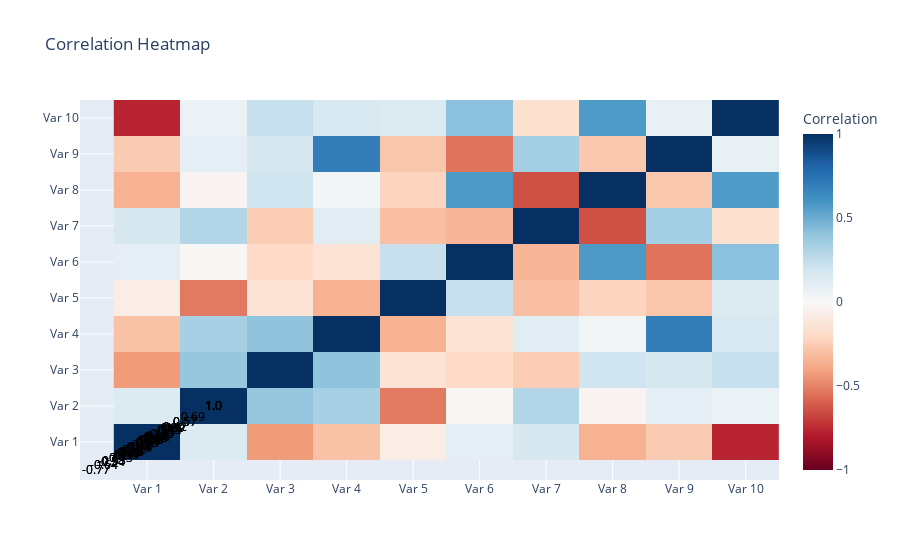

Notebook cell for this chart:
### Code cell
import plotly.graph_objs as go
import numpy as np

# Create some example data
z = np.corrcoef(np.random.rand(10, 10))

# Create the heatmap trace
heatmap = go.Heatmap(
    z=z,
    x=['Var 1', 'Var 2', 'Var 3', 'Var 4', 'Var 5', 'Var 6', 'Var 7', 'Var 8', 'Var 9', 'Var 10'],
    y=['Var 1', 'Var 2', 'Var 3', 'Var 4', 'Var 5', 'Var 6', 'Var 7', 'Var 8', 'Var 9', 'Var 10'],
    colorscale='RdBu',
    zmin=-1,
    zmax=1,
    colorbar=dict(title='Correlation')
)

# Add annotations
annotations = []
for i in range(len(z)):
    for j in range(len(z)):
        annotations.append(
            go.layout.Annotation(
                x=z[j][i],
                y=z[i][j],
                text=str(round(z[i][j], 2)),
                showarrow=False,
                font=dict(color='black'),
                xref='x1',
                yref='y1'
            )
        )

# Create the layout
layout = go.Layout(
    title='Correlation Heatmap',
    annotations=annotations
)

# Create the figure
fig = go.Figure(data=[heatmap], layout=layout)

# Show the figure
fig.show()

### Figure 1 — Plotly figure (JSON) as saved in the notebook; plotly's stock layout.template omitted (floating-point values rounded to 4 significant figures)
{"data": [{"colorbar": {"title": {"text": "Correlation"}}, "colorscale": [[0, "rgb(103,0,31)"], [0.1, "rgb(178,24,43)"], [0.2, "rgb(214,96,77)"], [0.3, "rgb(244,165,130)"], [0.4, "rgb(253,219,199)"], [0.5, "rgb(247,247,247)"], [0.6, "rgb(209,229,240)"], [0.7, "rgb(146,197,222)"], [0.8, "rgb(67,147,195)"], [0.9, "rgb(33,102,172)"], [1, "rgb(5,48,97)"]], "type": "heatmap", "x": ["Var 1", "Var 2", "Var 3", "Var 4", "Var 5", "Var 6", "Var 7", "Var 8", "Var 9", "Var 10"], "y": ["Var 1", "Var 2", "Var 3", "Var 4", "Var 5", "Var 6", "Var 7", "Var 8", "Var 9", "Var 10"], "z": [[1, 0.1399, -0.4285, -0.2948, -0.07482, 0.09835, 0.1615, -0.3531, -0.2592, -0.7676], [0.1399, 1, 0.3869, 0.3313, -0.5257, -0.008572, 0.2991, -0.02642, 0.09995, 0.0608], [-0.4285, 0.3869, 1, 0.4047, -0.1386, -0.2014, -0.2536, 0.2023, 0.1648, 0.232], [-0.2948, 0.3313, 0.4047, 1, -0.3521, -0.143, 0.115, 0.02736, 0.6946, 0.1611], [-0.07482, -0.5257, -0.1386, -0.3521, 1, 0.2297, -0.3023, -0.2207, -0.2784, 0.1401], [0.09835, -0.008572, -0.2014, -0.143, 0.2297, 1, -0.3378, 0.5729, -0.5432, 0.4173], [0.1615, 0.2991, -0.2536, 0.115, -0.3023, -0.3378, 1, -0.6406, 0.3438, -0.1627], [-0.3531, -0.02642, 0.2023, 0.02736, -0.2207, 0.5729, -0.6406, 1, -0.2712, 0.5686], [-0.2592, 0.09995, 0.1648, 0.6946, -0.2784, -0.5432, 0.3438, -0.2712, 1, 0.07527], [-0.7676, 0.0608, 0.232, 0.1611, 0.1401, 0.4173, -0.1627, 0.5686, 0.07527, 1]], "zmax": 1, "zmin": -1}], "layout": {"annotations": [{"font": {"color": "black"}, "showarrow": false, "text": "1.0", "x": 1, "xref": "x", "y": 1, "yref": "y"}, {"font": {"color": "black"}, "showarrow": false, "text": "0.14", "x": 0.1399, "xref": "x", "y": 0.1399, "yref": "y"}, {"font": {"color": "black"}, "showarrow": false, "text": "-0.43", "x": -0.4285, "xref": "x", "y": -0.4285, "yref": "y"}, {"font": {"color": "black"}, "showarrow": false, "text": "-0.29", "x": -0.2948, "xref": "x", "y": -0.2948, "yref": "y"}, {"font": {"color": "black"}, "showarrow": false, "text": "-0.07", "x": -0.07482, "xref": "x", "y": -0.07482, "yref": "y"}, {"font": {"color": "black"}, "showarrow": false, "text": "0.1", "x": 0.09835, "xref": "x", "y": 0.09835, "yref": "y"}, {"font": {"color": "black"}, "showarrow": false, "text": "0.16", "x": 0.1615, "xref": "x", "y": 0.1615, "yref": "y"}, {"font": {"color": "black"}, "showarrow": false, "text": "-0.35", "x": -0.3531, "xref": "x", "y": -0.3531, "yref": "y"}, {"font": {"color": "black"}, "showarrow": false, "text": "-0.26", "x": -0.2592, "xref": "x", "y": -0.2592, "yref": "y"}, {"font": {"color": "black"}, "showarrow": false, "text": "-0.77", "x": -0.7676, "xref": "x", "y": -0.7676, "yref": "y"}, {"font": {"color": "black"}, "showarrow": false, "text": "0.14", "x": 0.1399, "xref": "x", "y": 0.1399, "yref": "y"}, {"font": {"color": "black"}, "showarrow": false, "text": "1.0", "x": 1, "xref": "x", "y": 1, "yref": "y"}, {"font": {"color": "black"}, "showarrow": false, "text": "0.39", "x": 0.3869, "xref": "x", "y": 0.3869, "yref": "y"}, {"font": {"color": "black"}, "showarrow": false, "text": "0.33", "x": 0.3313, "xref": "x", "y": 0.3313, "yref": "y"}, {"font": {"color": "black"}, "showarrow": false, "text": "-0.53", "x": -0.5257, "xref": "x", "y": -0.5257, "yref": "y"}, {"font": {"color": "black"}, "showarrow": false, "text": "-0.01", "x": -0.008572, "xref": "x", "y": -0.008572, "yref": "y"}, {"font": {"color": "black"}, "showarrow": false, "text": "0.3", "x": 0.2991, "xref": "x", "y": 0.2991, "yref": "y"}, {"font": {"color": "black"}, "showarrow": false, "text": "-0.03", "x": -0.02642, "xref": "x", "y": -0.02642, "yref": "y"}, {"font": {"color": "black"}, "showarrow": false, "text": "0.1", "x": 0.09995, "xref": "x", "y": 0.09995, "yref": "y"}, {"font": {"color": "black"}, "showarrow": false, "text": "0.06", "x": 0.0608, "xref": "x", "y": 0.0608, "yref": "y"}, {"font": {"color": "black"}, "showarrow": false, "text": "-0.43", "x": -0.4285, "xref": "x", "y": -0.4285, "yref": "y"}, {"font": {"color": "black"}, "showarrow": false, "text": "0.39", "x": 0.3869, "xref": "x", "y": 0.3869, "yref": "y"}, {"font": {"color": "black"}, "showarrow": false, "text": "1.0", "x": 1, "xref": "x", "y": 1, "yref": "y"}, {"font": {"color": "black"}, "showarrow": false, "text": "0.4", "x": 0.4047, "xref": "x", "y": 0.4047, "yref": "y"}, {"font": {"color": "black"}, "showarrow": false, "text": "-0.14", "x": -0.1386, "xref": "x", "y": -0.1386, "yref": "y"}, {"font": {"color": "black"}, "showarrow": false, "text": "-0.2", "x": -0.2014, "xref": "x", "y": -0.2014, "yref": "y"}, {"font": {"color": "black"}, "showarrow": false, "text": "-0.25", "x": -0.2536, "xref": "x", "y": -0.2536, "yref": "y"}, {"font": {"color": "black"}, "showarrow": false, "text": "0.2", "x": 0.2023, "xref": "x", "y": 0.2023, "yref": "y"}, {"font": {"color": "black"}, "showarrow": false, "text": "0.16", "x": 0.1648, "xref": "x", "y": 0.1648, "yref": "y"}, {"font": {"color": "black"}, "showarrow": false, "text": "0.23", "x": 0.232, "xref": "x", "y": 0.232, "yref": "y"}, {"font": {"color": "black"}, "showarrow": false, "text": "-0.29", "x": -0.2948, "xref": "x", "y": -0.2948, "yref": "y"}, {"font": {"color": "black"}, "showarrow": false, "text": "0.33", "x": 0.3313, "xref": "x", "y": 0.3313, "yref": "y"}, {"font": {"color": "black"}, "showarrow": false, "text": "0.4", "x": 0.4047, "xref": "x", "y": 0.4047, "yref": "y"}, {"font": {"color": "black"}, "showarrow": false, "text": "1.0", "x": 1, "xref": "x", "y": 1, "yref": "y"}, {"font": {"color": "black"}, "showarrow": false, "text": "-0.35", "x": -0.3521, "xref": "x", "y": -0.3521, "yref": "y"}, {"font": {"color": "black"}, "showarrow": false, "text": "-0.14", "x": -0.143, "xref": "x", "y": -0.143, "yref": "y"}, {"font": {"color": "black"}, "showarrow": false, "text": "0.12", "x": 0.115, "xref": "x", "y": 0.115, "yref": "y"}, {"font": {"color": "black"}, "showarrow": false, "text": "0.03", "x": 0.02736, "xref": "x", "y": 0.02736, "yref": "y"}, {"font": {"color": "black"}, "showarrow": false, "text": "0.69", "x": 0.6946, "xref": "x", "y": 0.6946, "yref": "y"}, {"font": {"color": "black"}, "showarrow": false, "text": "0.16", "x": 0.1611, "xref": "x", "y": 0.1611, "yref": "y"}, {"font": {"color": "black"}, "showarrow": false, "text": "-0.07", "x": -0.07482, "xref": "x", "y": -0.07482, "yref": "y"}, {"font": {"color": "black"}, "showarrow": false, "text": "-0.53", "x": -0.5257, "xref": "x", "y": -0.5257, "yref": "y"}, {"font": {"color": "black"}, "showarrow": false, "text": "-0.14", "x": -0.1386, "xref": "x", "y": -0.1386, "yref": "y"}, {"font": {"color": "black"}, "showarrow": false, "text": "-0.35", "x": -0.3521, "xref": "x", "y": -0.3521, "yref": "y"}, {"font": {"color": "black"}, "showarrow": false, "text": "1.0", "x": 1, "xref": "x", "y": 1, "yref": "y"}, {"font": {"color": "black"}, "showarrow": false, "text": "0.23", "x": 0.2297, "xref": "x", "y": 0.2297, "yref": "y"}, {"font": {"color": "black"}, "showarrow": false, "text": "-0.3", "x": -0.3023, "xref": "x", "y": -0.3023, "yref": "y"}, {"font": {"color": "black"}, "showarrow": false, "text": "-0.22", "x": -0.2207, "xref": "x", "y": -0.2207, "yref": "y"}, {"font": {"color": "black"}, "showarrow": false, "text": "-0.28", "x": -0.2784, "xref": "x", "y": -0.2784, "yref": "y"}, {"font": {"color": "black"}, "showarrow": false, "text": "0.14", "x": 0.1401, "xref": "x", "y": 0.1401, "yref": "y"}, {"font": {"color": "black"}, "showarrow": false, "text": "0.1", "x": 0.09835, "xref": "x", "y": 0.09835, "yref": "y"}, {"font": {"color": "black"}, "showarrow": false, "text": "-0.01", "x": -0.008572, "xref": "x", "y": -0.008572, "yref": "y"}, {"font": {"color": "black"}, "showarrow": false, "text": "-0.2", "x": -0.2014, "xref": "x", "y": -0.2014, "yref": "y"}, {"font": {"color": "black"}, "showarrow": false, "text": "-0.14", "x": -0.143, "xref": "x", "y": -0.143, "yref": "y"}, {"font": {"color": "black"}, "showarrow": false, "text": "0.23", "x": 0.2297, "xref": "x", "y": 0.2297, "yref": "y"}, {"font": {"color": "black"}, "showarrow": false, "text": "1.0", "x": 1, "xref": "x", "y": 1, "yref": "y"}, {"font": {"color": "black"}, "showarrow": false, "text": "-0.34", "x": -0.3378, "xref": "x", "y": -0.3378, "yref": "y"}, {"font": {"color": "black"}, "showarrow": false, "text": "0.57", "x": 0.5729, "xref": "x", "y": 0.5729, "yref": "y"}, {"font": {"color": "black"}, "showarrow": false, "text": "-0.54", "x": -0.5432, "xref": "x", "y": -0.5432, "yref": "y"}, {"font": {"color": "black"}, "showarrow": false, "text": "0.42", "x": 0.4173, "xref": "x", "y": 0.4173, "yref": "y"}, {"font": {"color": "black"}, "showarrow": false, "text": "0.16", "x": 0.1615, "xref": "x", "y": 0.1615, "yref": "y"}, {"font": {"color": "black"}, "showarrow": false, "text": "0.3", "x": 0.2991, "xref": "x", "y": 0.2991, "yref": "y"}, {"font": {"color": "black"}, "showarrow": false, "text": "-0.25", "x": -0.2536, "xref": "x", "y": -0.2536, "yref": "y"}, {"font": {"color": "black"}, "showarrow": false, "text": "0.12", "x": 0.115, "xref": "x", "y": 0.115, "yref": "y"}, {"font": {"color": "black"}, "showarrow": false, "text": "-0.3", "x": -0.3023, "xref": "x", "y": -0.3023, "yref": "y"}, {"font": {"color": "black"}, "showarrow": false, "text": "-0.34", "x": -0.3378, "xref": "x", "y": -0.3378, "yref": "y"}, {"font": {"color": "black"}, "showarrow": false, "text": "1.0", "x": 1, "xref": "x", "y": 1, "yref": "y"}, {"font": {"color": "black"}, "showarrow": false, "text": "-0.64", "x": -0.6406, "xref": "x", "y": -0.6406, "yref": "y"}, {"font": {"color": "black"}, "showarrow": false, "text": "0.34", "x": 0.3438, "xref": "x", "y": 0.3438, "yref": "y"}, {"font": {"color": "black"}, "showarrow": false, "text": "-0.16", "x": -0.1627, "xref": "x", "y": -0.1627, "yref": "y"}, {"font": {"color": "black"}, "showarrow": false, "text": "-0.35", "x": -0.3531, "xref": "x", "y": -0.3531, "yref": "y"}, {"font": {"color": "black"}, "showarrow": false, "text": "-0.03", "x": -0.02642, "xref": "x", "y": -0.02642, "yref": "y"}, {"font": {"color": "black"}, "showarrow": false, "text": "0.2", "x": 0.2023, "xref": "x", "y": 0.2023, "yref": "y"}, {"font": {"color": "black"}, "showarrow": false, "text": "0.03", "x": 0.02736, "xref": "x", "y": 0.02736, "yref": "y"}, {"font": {"color": "black"}, "showarrow": false, "text": "-0.22", "x": -0.2207, "xref": "x", "y": -0.2207, "yref": "y"}, {"font": {"color": "black"}, "showarrow": false, "text": "0.57", "x": 0.5729, "xref": "x", "y": 0.5729, "yref": "y"}, {"font": {"color": "black"}, "showarrow": false, "text": "-0.64", "x": -0.6406, "xref": "x", "y": -0.6406, "yref": "y"}, {"font": {"color": "black"}, "showarrow": false, "text": "1.0", "x": 1, "xref": "x", "y": 1, "yref": "y"}, {"font": {"color": "black"}, "showarrow": false, "text": "-0.27", "x": -0.2712, "xref": "x", "y": -0.2712, "yref": "y"}, {"font": {"color": "black"}, "showarrow": false, "text": "0.57", "x": 0.5686, "xref": "x", "y": 0.5686, "yref": "y"}, {"font": {"color": "black"}, "showarrow": false, "text": "-0.26", "x": -0.2592, "xref": "x", "y": -0.2592, "yref": "y"}, {"font": {"color": "black"}, "showarrow": false, "text": "0.1", "x": 0.09995, "xref": "x", "y": 0.09995, "yref": "y"}, {"font": {"color": "black"}, "showarrow": false, "text": "0.16", "x": 0.1648, "xref": "x", "y": 0.1648, "yref": "y"}, {"font": {"color": "black"}, "showarrow": false, "text": "0.69", "x": 0.6946, "xref": "x", "y": 0.6946, "yref": "y"}, {"font": {"color": "black"}, "showarrow": false, "text": "-0.28", "x": -0.2784, "xref": "x", "y": -0.2784, "yref": "y"}, {"font": {"color": "black"}, "showarrow": false, "text": "-0.54", "x": -0.5432, "xref": "x", "y": -0.5432, "yref": "y"}, {"font": {"color": "black"}, "showarrow": false, "text": "0.34", "x": 0.3438, "xref": "x", "y": 0.3438, "yref": "y"}, {"font": {"color": "black"}, "showarrow": false, "text": "-0.27", "x": -0.2712, "xref": "x", "y": -0.2712, "yref": "y"}, {"font": {"color": "black"}, "showarrow": false, "text": "1.0", "x": 1, "xref": "x", "y": 1, "yref": "y"}, {"font": {"color": "black"}, "showarrow": false, "text": "0.08", "x": 0.07527, "xref": "x", "y": 0.07527, "yref": "y"}, {"font": {"color": "black"}, "showarrow": false, "text": "-0.77", "x": -0.7676, "xref": "x", "y": -0.7676, "yref": "y"}, {"font": {"color": "black"}, "showarrow": false, "text": "0.06", "x": 0.0608, "xref": "x", "y": 0.0608, "yref": "y"}, {"font": {"color": "black"}, "showarrow": false, "text": "0.23", "x": 0.232, "xref": "x", "y": 0.232, "yref": "y"}, {"font": {"color": "black"}, "showarrow": false, "text": "0.16", "x": 0.1611, "xref": "x", "y": 0.1611, "yref": "y"}, {"font": {"color": "black"}, "showarrow": false, "text": "0.14", "x": 0.1401, "xref": "x", "y": 0.1401, "yref": "y"}, {"font": {"color": "black"}, "showarrow": false, "text": "0.42", "x": 0.4173, "xref": "x", "y": 0.4173, "yref": "y"}, {"font": {"color": "black"}, "showarrow": false, "text": "-0.16", "x": -0.1627, "xref": "x", "y": -0.1627, "yref": "y"}, {"font": {"color": "black"}, "showarrow": false, "text": "0.57", "x": 0.5686, "xref": "x", "y": 0.5686, "yref": "y"}, {"font": {"color": "black"}, "showarrow": false, "text": "0.08", "x": 0.07527, "xref": "x", "y": 0.07527, "yref": "y"}, {"font": {"color": "black"}, "showarrow": false, "text": "1.0", "x": 1, "xref": "x", "y": 1, "yref": "y"}], "title": {"text": "Correlation Heatmap"}}}
